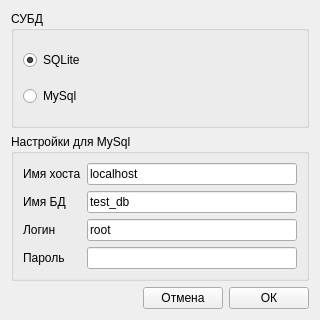
<?xml version="1.0" encoding="UTF-8"?>
<ui version="4.0">
 <class>ConctWidget</class>
 <widget class="QWidget" name="ConctWidget">
  <property name="geometry">
   <rect>
    <x>0</x>
    <y>0</y>
    <width>320</width>
    <height>320</height>
   </rect>
  </property>
  <property name="minimumSize">
   <size>
    <width>320</width>
    <height>320</height>
   </size>
  </property>
  <property name="maximumSize">
   <size>
    <width>640</width>
    <height>640</height>
   </size>
  </property>
  <property name="windowTitle">
   <string>Выбор СУБД</string>
  </property>
  <property name="windowIcon">
   <iconset resource="../rec.qrc">
    <normaloff>:/img/img/tree.png</normaloff>:/img/img/tree.png</iconset>
  </property>
  <layout class="QGridLayout" name="gridLayout">
   <item row="3" column="2">
    <widget class="QPushButton" name="pushButtonOk">
     <property name="text">
      <string>ОК</string>
     </property>
    </widget>
   </item>
   <item row="3" column="1">
    <widget class="QPushButton" name="pushButtonCancel">
     <property name="text">
      <string>Отмена</string>
     </property>
    </widget>
   </item>
   <item row="3" column="0">
    <spacer name="horizontalSpacer">
     <property name="orientation">
      <enum>Qt::Horizontal</enum>
     </property>
     <property name="sizeHint" stdset="0">
      <size>
       <width>40</width>
       <height>20</height>
      </size>
     </property>
    </spacer>
   </item>
   <item row="1" column="0" colspan="3">
    <widget class="QGroupBox" name="groupBoxSttgsMySql">
     <property name="title">
      <string>Настройки для MySql</string>
     </property>
     <layout class="QGridLayout" name="gridLayout_2">
      <item row="0" column="0">
       <widget class="QLabel" name="label">
        <property name="text">
         <string>Имя хоста</string>
        </property>
       </widget>
      </item>
      <item row="0" column="1">
       <widget class="QLineEdit" name="lineEditHostName">
        <property name="text">
         <string>localhost</string>
        </property>
       </widget>
      </item>
      <item row="1" column="0">
       <widget class="QLabel" name="label_2">
        <property name="text">
         <string>Имя БД</string>
        </property>
       </widget>
      </item>
      <item row="1" column="1">
       <widget class="QLineEdit" name="lineEditDbName">
        <property name="text">
         <string>test_db</string>
        </property>
       </widget>
      </item>
      <item row="2" column="0">
       <widget class="QLabel" name="label_3">
        <property name="text">
         <string>Логин</string>
        </property>
       </widget>
      </item>
      <item row="2" column="1">
       <widget class="QLineEdit" name="lineEditUsrnm">
        <property name="text">
         <string>root</string>
        </property>
       </widget>
      </item>
      <item row="3" column="0">
       <widget class="QLabel" name="label_4">
        <property name="text">
         <string>Пароль</string>
        </property>
       </widget>
      </item>
      <item row="3" column="1">
       <widget class="QLineEdit" name="lineEditPsswrd"/>
      </item>
     </layout>
    </widget>
   </item>
   <item row="0" column="0" colspan="3">
    <widget class="QGroupBox" name="groupBoxChoice">
     <property name="title">
      <string>СУБД</string>
     </property>
     <layout class="QVBoxLayout" name="verticalLayout">
      <item>
       <widget class="QRadioButton" name="radioBtnSQLite">
        <property name="text">
         <string>SQLite</string>
        </property>
        <property name="checked">
         <bool>true</bool>
        </property>
       </widget>
      </item>
      <item>
       <widget class="QRadioButton" name="radioBtnMySql">
        <property name="text">
         <string>MySql</string>
        </property>
       </widget>
      </item>
     </layout>
    </widget>
   </item>
  </layout>
 </widget>
 <resources>
  <include location="../rec.qrc"/>
 </resources>
 <connections/>
</ui>
